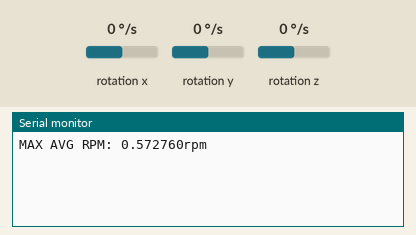
Recording of a sketch running on a simulated nRF52 board. On the bench: the last lines printed to the serial monitor. The test bench sets the inputs (shaded band); at power-on: rotation x 0 °/s, rotation y 0 °/s, rotation z 0 °/s. A phone connects over Bluetooth LE 3 s after start.

Above: at 1.2 s.
1.3 s: rotation x set to -192 °/s
At 1.3 s:
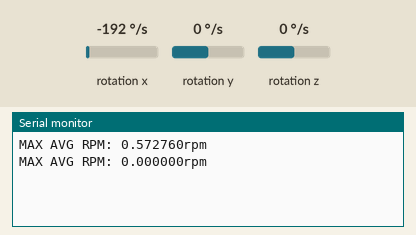
2.8 s: rotation x set to -100 °/s
At 3.5 s:
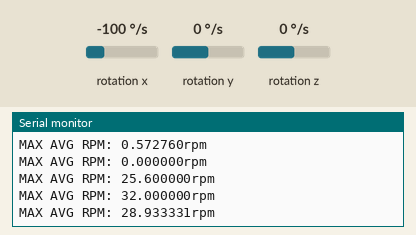
Timing chart, 0 to 5.8 s (numbered marks = the images above; inputs shaded):
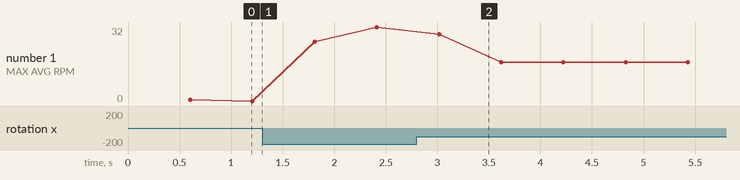

The sketch:

speedSensor.ino
```cpp
// Frederich Stine
// EN.525.743 Open Source Bike Computer
// speedSensor.ino

#include <LSM6DS3.h>
#include <bluefruit.h>


/******************* MACRO DEFINITIONS ***********************/
/* These macros NEED to match with the Bluetooth co-processor code
*/
#define MANUFACTURER_ID 0xFFFF
#define BLE_MAJOR 0xDEAD
#define BLE_MINOR 0x0001

/******************* GLOBAL VARIABLES ***********************/
// IMU sensor connection
LSM6DS3 IMU(I2C_MODE, 0x6A);

// Global bluetooth packet parameters
uint8_t beaconUuid[16];
float* beaconUuidFloat = (float*) &beaconUuid;

// Bluetooth beacon datatype
BLEBeacon beacon(beaconUuid, BLE_MAJOR, BLE_MINOR, -54);

/******************* FUNCTION DEFINITIONS ***********************/
/* Setup function
*  This function initializes the IMU and the bluetooth functionality
*/
void setup() {
  Serial.begin(115200);

  if (IMU.begin() != 0) {
    Serial.println("IMU Error");
  }

  Bluefruit.begin();
  Bluefruit.setName("RPM_Sensor");
  beacon.setManufacturer(MANUFACTURER_ID);
}

/* Main loop
*  This code creates new advertising beacons with RPM data
*  and sends them over Bluetooth advertising for 100ms
*/
void loop() {
  float rpm;

  rpm = get_avg_rpm();

  beaconUuidFloat[0] = rpm;

  beacon.setUuid(beaconUuid);
  Bluefruit.Advertising.setBeacon(beacon);
  Bluefruit.Advertising.start();
  delay(100);
  Bluefruit.Advertising.stop();

  Serial.printf("MAX AVG RPM: %frpm\n", rpm);
}

/* Get average RPM function
*  This function reads in values from the IMU and averages them
*  to remove any irregular results. This function delays for a total
*  of 500ms.
*/
float get_avg_rpm() {
  float gx[10], gy[10], gz[10];

  for (int i=0; i<10; i++) {
    gx[i] = IMU.readFloatGyroX() / 6;
    gy[i] = IMU.readFloatGyroY() / 6;
    gz[i] = IMU.readFloatGyroZ() / 6;
    delay(50);
  }

  float avgGx, avgGy, avgGz;
  for (int i=0; i<10; i++) {
    avgGx += gx[i];
    avgGy += gy[i];
    avgGz += gz[i];
  }

  avgGx = abs(avgGx) / 10;
  avgGy = abs(avgGy) / 10;
  avgGz = abs(avgGz) / 10;

  if (avgGx >= avgGy && avgGx >= avgGz) {
    return avgGx;
  }
  else if (avgGy >= avgGx && avgGy >= avgGz) {
    return avgGy;
  }
  else if (avgGz >= avgGx && avgGz >= avgGy) {
    return avgGz;
  }
  return avgGx;
}
```

Measured:
- after the input at 2.8 s, the serial monitor: prints a new line after 0.22 s (image 2)
- plotted number 1: 0 → 32 after the input at 1.3 s, 32 → 16.67 after the input at 2.8 s
